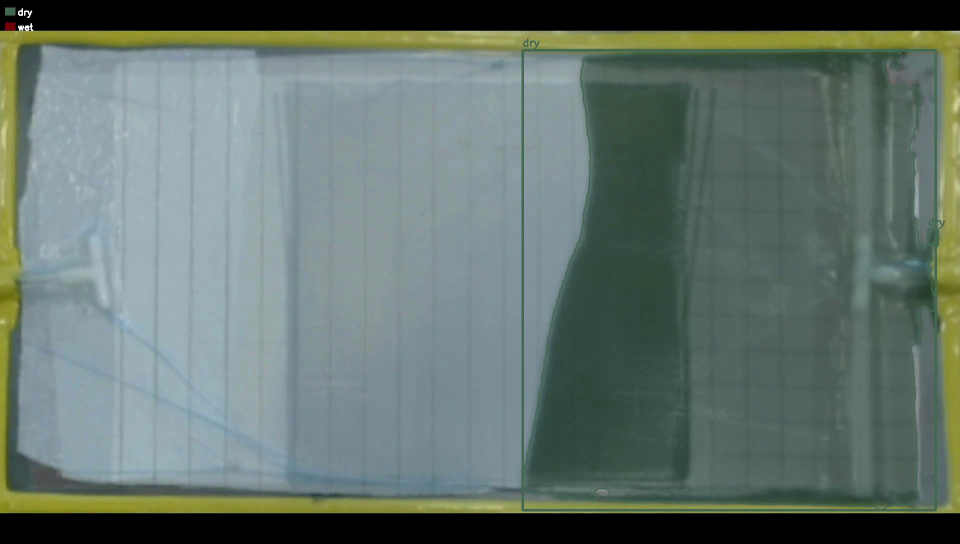
#> input picture frame 20 of yolo_overlay_input4.mp4, 1920 x 1088 px, given in place of input_1.mp4, which was not available (shown at 1/2 size)
$ python build_heatmap_overlay_contour_panels.py
#> lines starting #> are read from the running program, lines starting #| are printed output that depends on the picture; pictures that were not available may be replaced by others from this repository, and a replacement may not be noted
"""Render the four render-output panels for fig:heatmap_overlay_contour.

Demonstrates what the pipeline emits for one frame of input_1 (frame
352, 50 percent fill, integrated configuration).

Four panels:
  panel0_input.png      raw BGR current frame
  panel1_heatmap.png    Turbo heatmap of normalized D-tilde
  panel2_overlay.png    raw BGR frame with the locked-mask boundary
                        painted in red
  panel3_contour.png    raw BGR frame with the Douglas-Peucker-simplified
                        contour polygon drawn and vertices marked
"""

from __future__ import annotations

from pathlib import Path

import cv2
import numpy as np

REPO = Path("/Users/user/Downloads/vrifa")
VIDEO = REPO / "data" / "input_1.mp4"
ROI_PATH = REPO / "data" / "roi_masks" / "input_1.png"
OUT_DIR = REPO / "paper" / "typst" / "figures" / "heatmap_overlay_contour_panels"
OUT_DIR.mkdir(exist_ok=True, parents=True)

CURRENT_IDX = 352
KB_POST = 9
DELTA_TAU_OFFSET = -30
KM = 13
A_MIN = 400
MORPH_ITERS = 1

# Overlay-boundary thickness and color (red in BGR).
BOUNDARY_BGR = (0, 0, 255)
BOUNDARY_THICK = 5

# Contour-render appearance.
CONTOUR_BGR = (0, 255, 255)        # yellow polygon edges
CONTOUR_THICK = 3
VERTEX_BGR = (0, 0, 255)           # red vertex markers
VERTEX_R = 8                       # vertex circle radius
DOUGLAS_PEUCKER_EPS = 4.0          # contour simplification tolerance

PANEL_W, PANEL_H = 960, 540
BG_INSIDE_ROI = (40, 40, 40)
BG_OUTSIDE_ROI = (0, 0, 0)


def read_lstar_up_to(idx):
#> called with idx = 352
    cap = cv2.VideoCapture(str(VIDEO))
    w = int(cap.get(cv2.CAP_PROP_FRAME_WIDTH))
    h = int(cap.get(cv2.CAP_PROP_FRAME_HEIGHT))
    out = np.zeros((idx + 1, h, w), dtype=np.uint8)
    for t in range(idx + 1):
        ok, f = cap.read()
        if not ok:
            out = out[:t]
            break
        out[t] = cv2.cvtColor(f, cv2.COLOR_BGR2LAB)[..., 0]
#> this loop made 31 passes
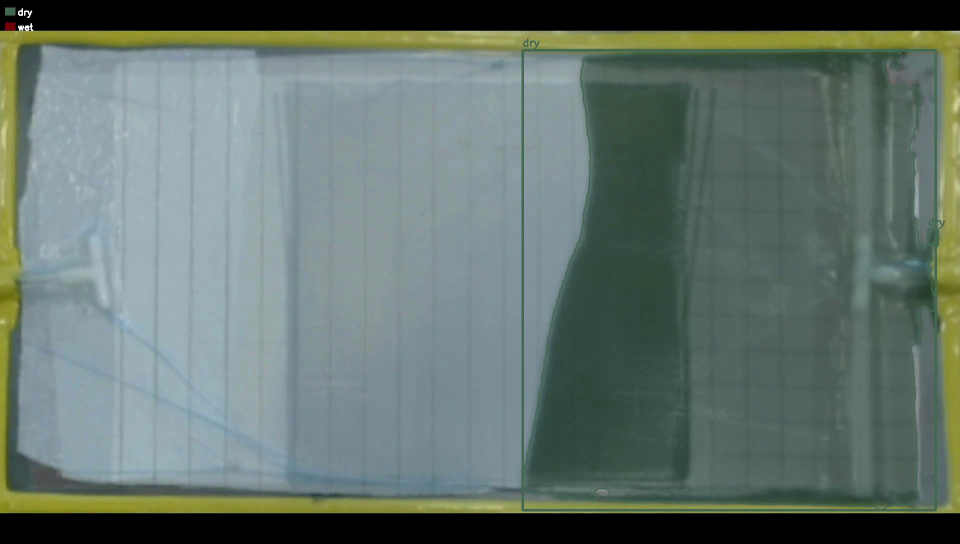
#> input picture frame 20 of yolo_overlay_input4.mp4, 1920 x 1088 px, given in place of input_1.mp4, which was not available (shown at 1/2 size)
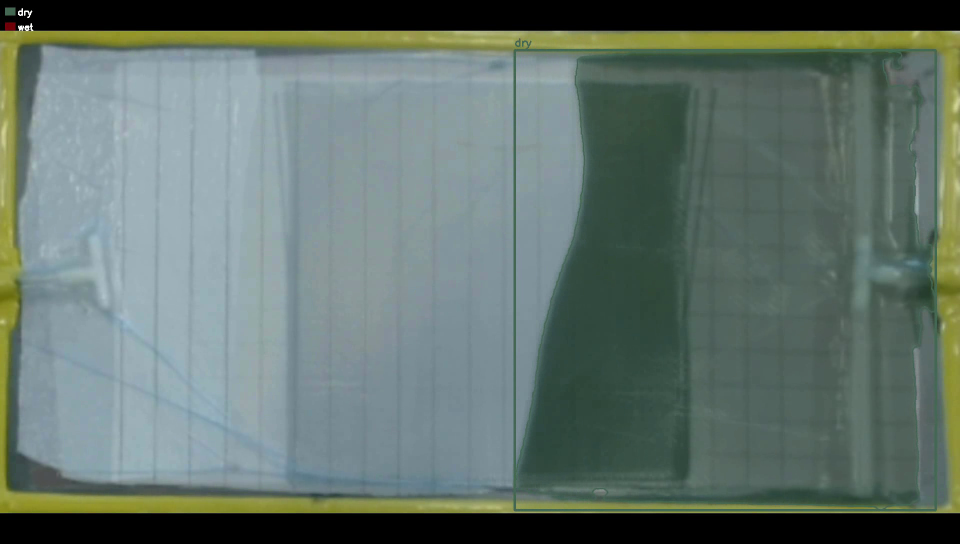
#> input picture frame 21 of yolo_overlay_input4.mp4, 1920 x 1088 px, given in place of input_1.mp4, which was not available (shown at 1/2 size)
#> after the loop:
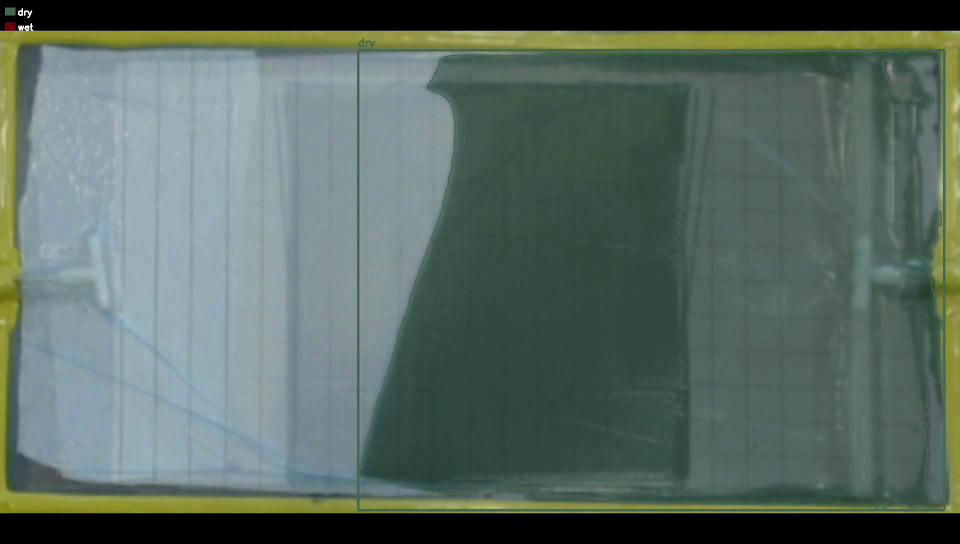
#> f: shape (1088, 1920, 3) (shown at 1/2 size); mean B, G, R 97.5, 106.1, 88.9
    cap.release()
    return out


def read_bgr(idx):
    cap = cv2.VideoCapture(str(VIDEO))
    cap.set(cv2.CAP_PROP_POS_FRAMES, float(idx))
    ok, f = cap.read()
    cap.release()
    return f


def load_roi(h, w):
    raw = cv2.imread(str(ROI_PATH), cv2.IMREAD_GRAYSCALE)
    if raw.shape != (h, w):
        raw = cv2.resize(raw, (w, h), interpolation=cv2.INTER_NEAREST)
    return (raw > 127).astype(np.uint8) * 255


def normalize_minmax(field, roi):
    inside = field[roi > 0]
    lo, hi = float(inside.min()), float(inside.max())
    if hi <= lo:
        return np.zeros_like(field, dtype=np.uint8)
    n = (field.astype(np.float32) - lo) / (hi - lo) * 255.0
    n = np.clip(n, 0, 255).astype(np.uint8)
    n[roi == 0] = 0
    return n


def heatmap(delta, roi):
    hm = cv2.applyColorMap(delta, cv2.COLORMAP_TURBO)
    hm[delta == 0] = BG_INSIDE_ROI
    hm[roi == 0] = BG_OUTSIDE_ROI
    return hm


def area_filter(mask_u8, min_area):
    n_lbl, labels, stats, _ = cv2.connectedComponentsWithStats(
        mask_u8, connectivity=8,
    )
    out = np.zeros_like(mask_u8)
    for i in range(1, n_lbl):
        if stats[i, cv2.CC_STAT_AREA] >= min_area:
            out[labels == i] = 255
    return out


def fit(img):
    return cv2.resize(img, (PANEL_W, PANEL_H), interpolation=cv2.INTER_AREA)


def main():
    L = read_lstar_up_to(CURRENT_IDX)
    h, w = L.shape[1:]
    roi = load_roi(h, w)
    bgr = read_bgr(CURRENT_IDX)

    G = np.maximum.accumulate(L, axis=0)[-1]
    F = L[CURRENT_IDX]

    # Compute the cleaned mask via the integrated pipeline.
    d = np.maximum(G.astype(np.int16) - F.astype(np.int16), 0).clip(0, 255).astype(np.uint8)
    d[roi == 0] = 0
    db = cv2.GaussianBlur(d, (KB_POST, KB_POST), 0)
    db[roi == 0] = 0
    d_tilde = normalize_minmax(db, roi)

    otsu_thr, _ = cv2.threshold(d_tilde[roi > 0], 0, 255,
                                cv2.THRESH_BINARY | cv2.THRESH_OTSU)
    thr_value = max(otsu_thr + DELTA_TAU_OFFSET, 0)
    mask = ((d_tilde > thr_value) & (roi > 0)).astype(np.uint8) * 255

    ek = cv2.getStructuringElement(cv2.MORPH_ELLIPSE, (KM, KM))
    mask = cv2.morphologyEx(mask, cv2.MORPH_CLOSE, ek, iterations=MORPH_ITERS)
    mask = cv2.morphologyEx(mask, cv2.MORPH_OPEN,  ek, iterations=MORPH_ITERS)
    mask[roi == 0] = 0
    mask = area_filter(mask, A_MIN)
    mask[roi == 0] = 0

    # --- Panel 0: raw BGR.
    cv2.imwrite(str(OUT_DIR / "panel0_input.png"), fit(bgr))

    # --- Panel 1: heatmap of D-tilde.
    cv2.imwrite(str(OUT_DIR / "panel1_heatmap.png"),
                fit(heatmap(d_tilde, roi)))

    # --- Panel 2: overlay of mask boundary on raw frame, in red.
    boundary = cv2.morphologyEx(
        mask, cv2.MORPH_GRADIENT,
        cv2.getStructuringElement(cv2.MORPH_RECT, (5, 5)),
    )
    if BOUNDARY_THICK > 1:
        boundary = cv2.dilate(
            boundary,
            cv2.getStructuringElement(cv2.MORPH_RECT,
                                       (BOUNDARY_THICK, BOUNDARY_THICK)),
        )
    overlay = bgr.copy()
    overlay[boundary > 0] = BOUNDARY_BGR
    cv2.imwrite(str(OUT_DIR / "panel2_overlay.png"), fit(overlay))

    # --- Panel 3: COCO-format polygon export with vertices marked.
    contours, _ = cv2.findContours(mask, cv2.RETR_EXTERNAL,
                                   cv2.CHAIN_APPROX_NONE)
    contour_render = bgr.copy()
    for cnt in contours:
        if cv2.contourArea(cnt) < A_MIN:
            continue
        # Douglas-Peucker simplification — emits sparser vertex set,
        # matching the polygon export the pipeline actually writes.
        simplified = cv2.approxPolyDP(cnt, DOUGLAS_PEUCKER_EPS, True)
        cv2.polylines(contour_render, [simplified], True,
                      CONTOUR_BGR, CONTOUR_THICK, cv2.LINE_AA)
        for pt in simplified.reshape(-1, 2):
            cv2.circle(contour_render, tuple(pt), VERTEX_R,
                       VERTEX_BGR, -1, cv2.LINE_AA)
    cv2.imwrite(str(OUT_DIR / "panel3_contour.png"), fit(contour_render))

    print(f"wrote 4 panels to {OUT_DIR}")
    print(f"  mask wet fraction (vs ROI): "
          f"{(mask > 0).sum() / (roi > 0).sum() * 100:.1f}%")
    total_vertices = sum(
        cv2.approxPolyDP(c, DOUGLAS_PEUCKER_EPS, True).shape[0]
        for c in contours if cv2.contourArea(c) >= A_MIN
    )
    n_polys = sum(1 for c in contours if cv2.contourArea(c) >= A_MIN)
    print(f"  contour polygons: {n_polys}, total vertices after DP: {total_vertices}")


if __name__ == "__main__":
    main()

$ run again, starting later in the video
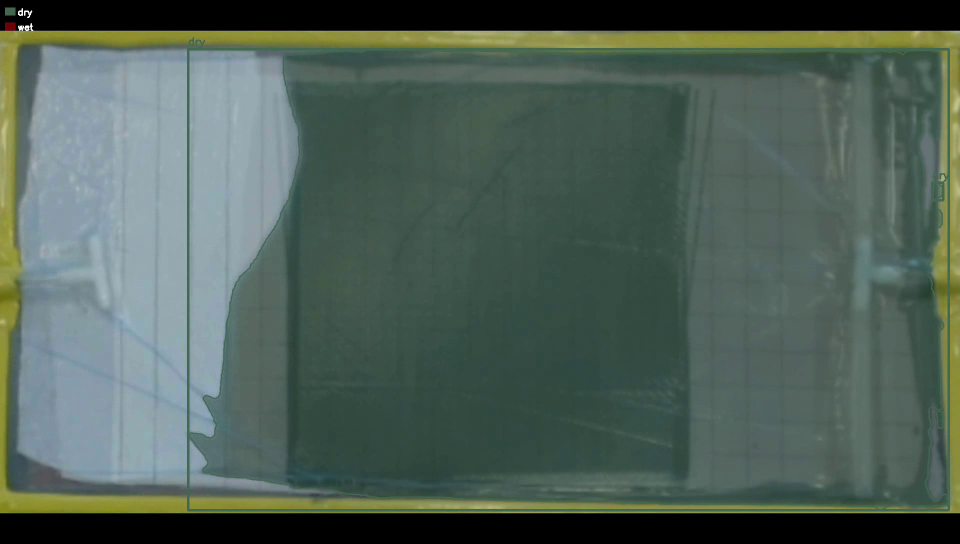
#> input picture frame 90 of yolo_overlay_input4.mp4, 1920 x 1088 px, given in place of input_1.mp4, which was not available (shown at 1/2 size)
#> the loop in read_lstar_up_to, `for t in range(idx + 1):` made 31 passes
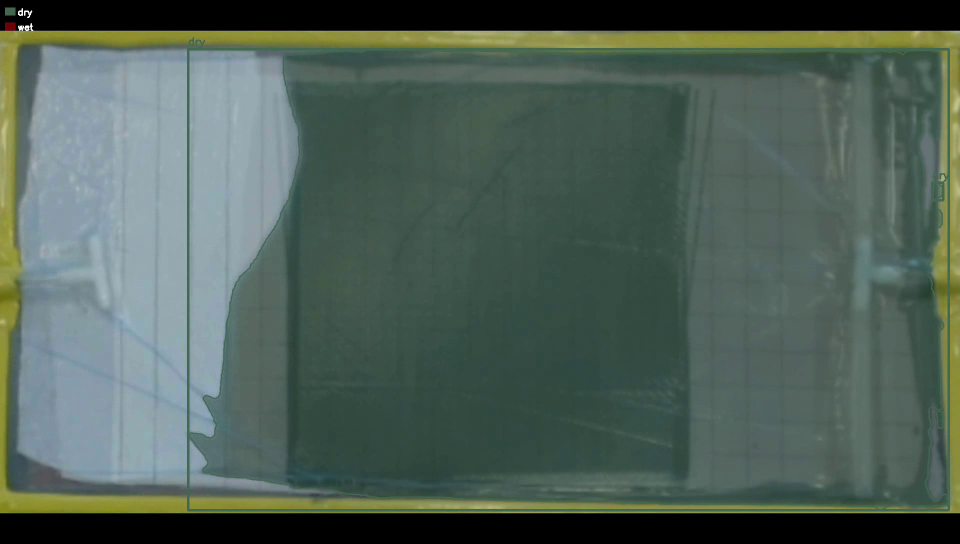
#> input picture frame 90 of yolo_overlay_input4.mp4, 1920 x 1088 px, given in place of input_1.mp4, which was not available (shown at 1/2 size)
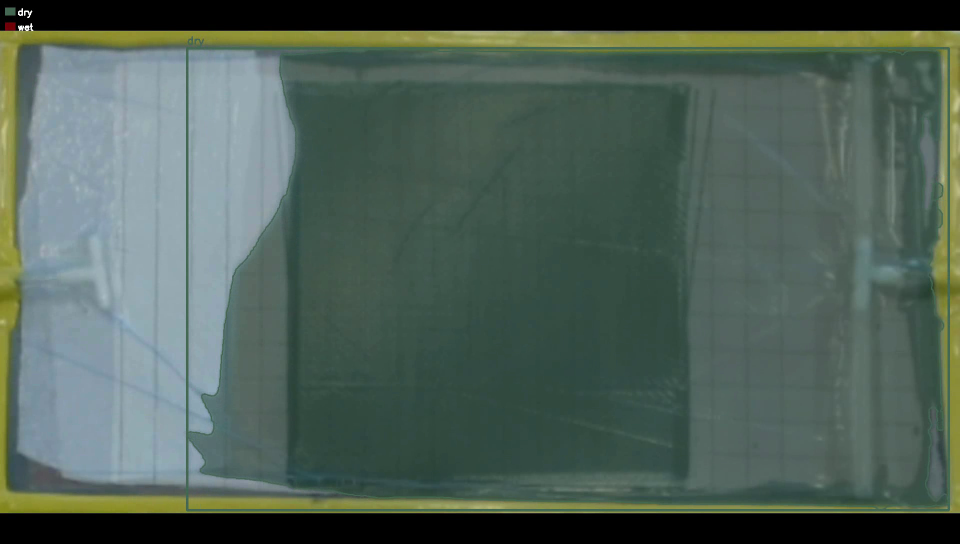
#> input picture frame 91 of yolo_overlay_input4.mp4, 1920 x 1088 px, given in place of input_1.mp4, which was not available (shown at 1/2 size)
#> after the loop in read_lstar_up_to, `for t in range(idx + 1):`:
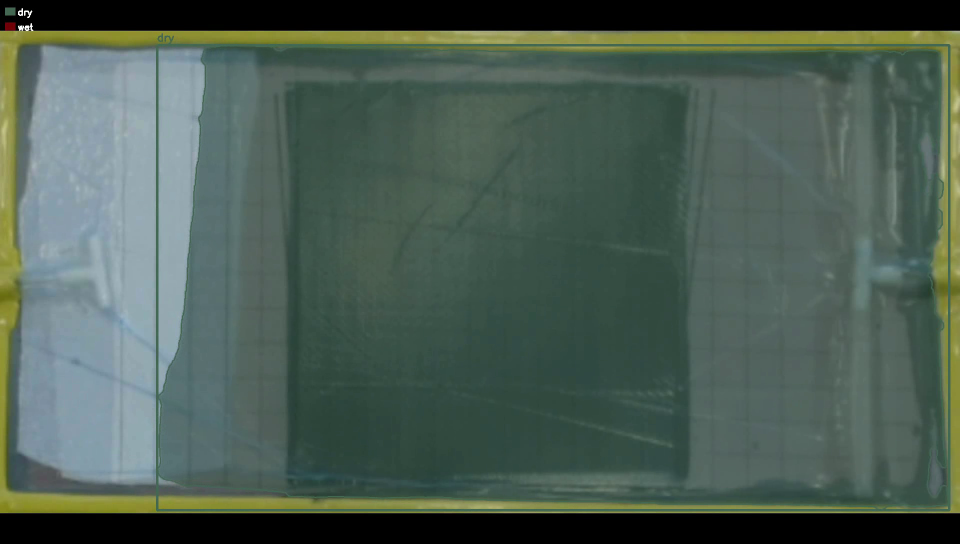
#> f: shape (1088, 1920, 3) (shown at 1/2 size); mean B, G, R 83, 93.1, 75.6

$ run again, starting later in the video
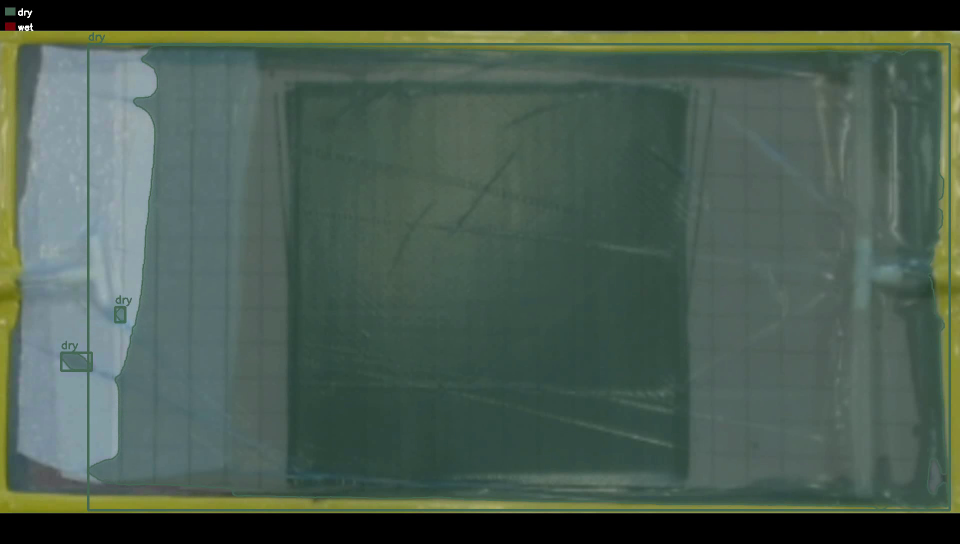
#> input picture frame 160 of yolo_overlay_input4.mp4, 1920 x 1088 px, given in place of input_1.mp4, which was not available (shown at 1/2 size)
#> the loop in read_lstar_up_to, `for t in range(idx + 1):` made 31 passes
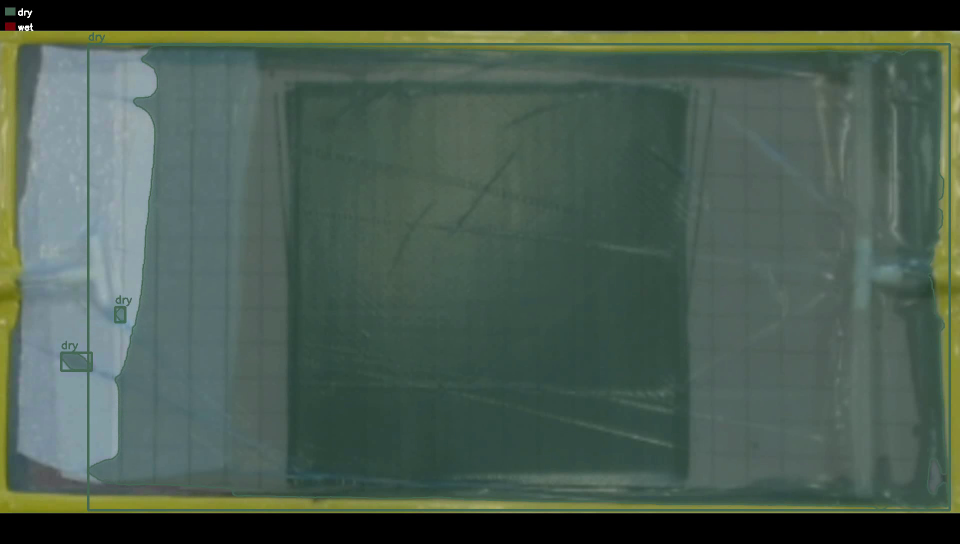
#> input picture frame 160 of yolo_overlay_input4.mp4, 1920 x 1088 px, given in place of input_1.mp4, which was not available (shown at 1/2 size)
#> after the loop in read_lstar_up_to, `for t in range(idx + 1):`:
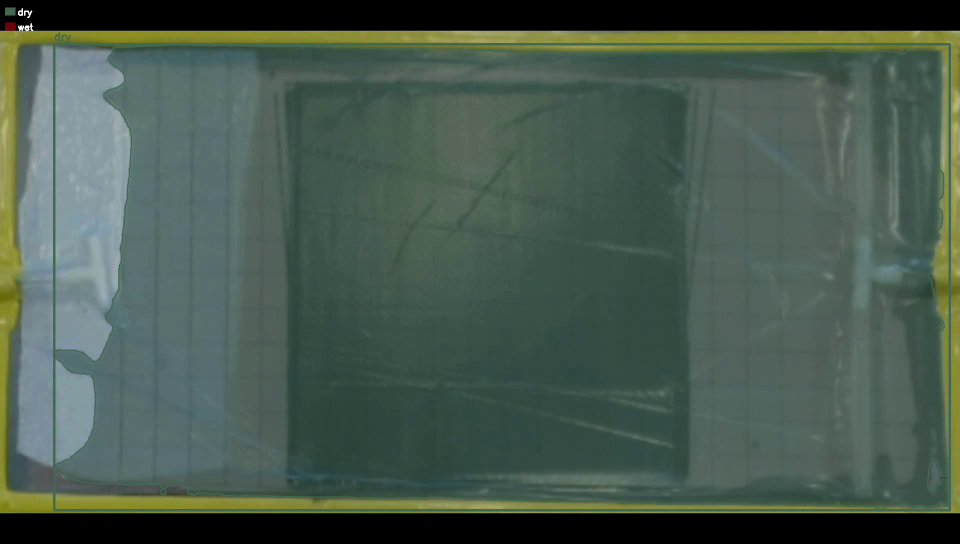
#> f: shape (1088, 1920, 3) (shown at 1/2 size); mean B, G, R 78, 89.3, 71.7
